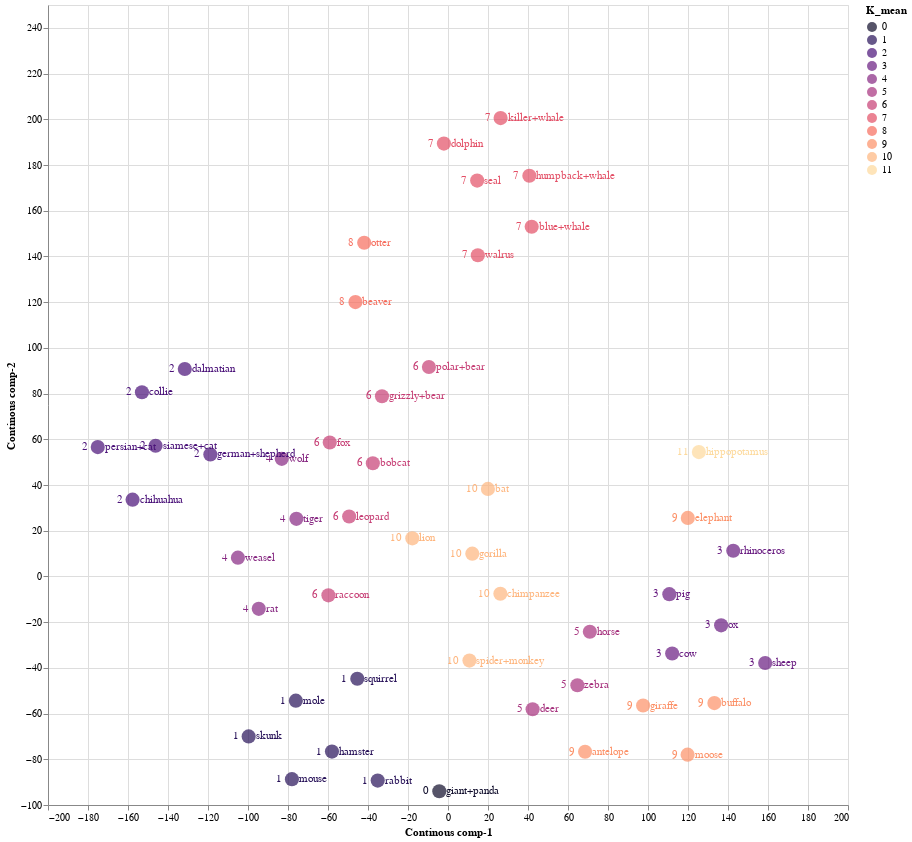

Source (notebook cell):
### Code cell
source = tsne_continous_df1

points = alt.Chart(source).mark_circle(size=200).encode(
    x='Continous comp-1:Q',
    y='Continous comp-2:Q',
    color=alt.Color('K_mean:N', scale=alt.Scale(scheme='Magma'))
    ).properties(
    width=800,
    height=800
)

text1 = points.mark_text(
    align='left',
    baseline='middle',
    dx=7
).encode(
    text='index:N'
)

text2 = points.mark_text(
    align='right',
    baseline='middle',
    dx=-10
).encode(
    text='K_mean:N'
)

points.interactive() + text1 + text2

### Figure 1 — Vega-Lite specification as saved in the notebook (floating-point values rounded to 4 significant figures)
{"config": {"view": {"continuousWidth": 400, "continuousHeight": 300}}, "layer": [{"mark": {"type": "circle", "size": 200}, "encoding": {"color": {"field": "K_mean", "scale": {"scheme": "Magma"}, "type": "nominal"}, "x": {"field": "Continous comp-1", "type": "quantitative"}, "y": {"field": "Continous comp-2", "type": "quantitative"}}, "height": 800, "selection": {"selector010": {"type": "interval", "bind": "scales", "encodings": ["x", "y"]}}, "width": 800}, {"mark": {"type": "text", "align": "left", "baseline": "middle", "dx": 7}, "encoding": {"color": {"field": "K_mean", "scale": {"scheme": "Magma"}, "type": "nominal"}, "text": {"field": "index", "type": "nominal"}, "x": {"field": "Continous comp-1", "type": "quantitative"}, "y": {"field": "Continous comp-2", "type": "quantitative"}}, "height": 800, "width": 800}, {"mark": {"type": "text", "align": "right", "baseline": "middle", "dx": -10}, "encoding": {"color": {"field": "K_mean", "scale": {"scheme": "Magma"}, "type": "nominal"}, "text": {"field": "K_mean", "type": "nominal"}, "x": {"field": "Continous comp-1", "type": "quantitative"}, "y": {"field": "Continous comp-2", "type": "quantitative"}}, "height": 800, "width": 800}], "data": {"name": "data-cff74b673e4632c02dff18d1bda25d30"}, "$schema": "https://vega.github.io/schema/vega-lite/v4.17.0.json", "datasets": {"data-cff74b673e4632c02dff18d1bda25d30": [{"Continous comp-1": 68.54, "Continous comp-2": -76.7, "index": "antelope", "order": "ARTIODACTYLA", "family": "BOVIDAE", "K_mean": 9}, {"Continous comp-1": -33.01, "Continous comp-2": 78.83, "index": "grizzly+bear", "order": "CARNIVORA", "family": "URSIDAE", "K_mean": 6}, {"Continous comp-1": 26.31, "Continous comp-2": 200.5, "index": "killer+whale", "order": "ARTIODACTYLA", "family": "DELPHINIDAE", "K_mean": 7}, {"Continous comp-1": -46.28, "Continous comp-2": 120.0, "index": "beaver", "order": "RODENTIA", "family": "APLODONTIIDAE", "K_mean": 8}, {"Continous comp-1": -131.6, "Continous comp-2": 90.76, "index": "dalmatian", "order": "CARNIVORA", "family": "CANIDAE", "K_mean": 2}, {"Continous comp-1": -175.1, "Continous comp-2": 56.58, "index": "persian+cat", "order": "CARNIVORA", "family": "FELIDAE", "K_mean": 2}, {"Continous comp-1": 70.92, "Continous comp-2": -24.22, "index": "horse", "order": "PERISSODACTYLA", "family": "EQUIDAE", "K_mean": 5}, {"Continous comp-1": -118.8, "Continous comp-2": 53.36, "index": "german+shepherd", "order": "CARNIVORA", "family": "CANIDAE", "K_mean": 2}, {"Continous comp-1": 41.85, "Continous comp-2": 153.0, "index": "blue+whale", "order": "ARTIODACTYLA", "family": "BALAENOPTERIDAE", "K_mean": 7}, {"Continous comp-1": -146.2, "Continous comp-2": 57.15, "index": "siamese+cat", "order": "CARNIVORA", "family": "FELIDAE", "K_mean": 2}, {"Continous comp-1": -99.67, "Continous comp-2": -70.0, "index": "skunk", "order": "CARNIVORA", "family": "MEPHITIDAE", "K_mean": 1}, {"Continous comp-1": -76.08, "Continous comp-2": -54.34, "index": "mole", "order": "EULIPOTYPHLA", "family": "TALPIDAE", "K_mean": 1}, {"Continous comp-1": -75.8, "Continous comp-2": 25.2, "index": "tiger", "order": "CARNIVORA", "family": "FELIDAE", "K_mean": 4}, {"Continous comp-1": 125.4, "Continous comp-2": 54.41, "index": "hippopotamus", "order": "ARTIODACTYLA", "family": "HIPPOPOTAMIDAE", "K_mean": 11}, {"Continous comp-1": -49.43, "Continous comp-2": 26.2, "index": "leopard", "order": "CARNIVORA", "family": "FELIDAE", "K_mean": 6}, {"Continous comp-1": 119.8, "Continous comp-2": -77.97, "index": "moose", "order": "ARTIODACTYLA", "family": "CERVIDAE", "K_mean": 9}, {"Continous comp-1": 10.73, "Continous comp-2": -36.81, "index": "spider+monkey", "order": "PRIMATES", "family": "ATELIDAE", "K_mean": 10}, {"Continous comp-1": 40.68, "Continous comp-2": 175.3, "index": "humpback+whale", "order": "ARTIODACTYLA", "family": "BALAENOPTERIDAE", "K_mean": 7}, {"Continous comp-1": 119.9, "Continous comp-2": 25.6, "index": "elephant", "order": "PROBOSCIDEA", "family": "ELEPHANTIDAE", "K_mean": 9}, {"Continous comp-1": 12.15, "Continous comp-2": 9.955, "index": "gorilla", "order": "PRIMATES", "family": "HOMINIDAE", "K_mean": 10}, {"Continous comp-1": 136.6, "Continous comp-2": -21.41, "index": "ox", "order": "ARTIODACTYLA", "family": "BOVIDAE", "K_mean": 3}, {"Continous comp-1": -59.12, "Continous comp-2": 58.59, "index": "fox", "order": "CARNIVORA", "family": "CANIDAE", "K_mean": 6}, {"Continous comp-1": 158.6, "Continous comp-2": -37.86, "index": "sheep", "order": "ARTIODACTYLA", "family": "BOVIDAE", "K_mean": 3}, {"Continous comp-1": 14.59, "Continous comp-2": 173.2, "index": "seal", "order": "CARNIVORA", "family": "PHOCIDAE", "K_mean": 7}, {"Continous comp-1": 26.19, "Continous comp-2": -7.589, "index": "chimpanzee", "order": "PRIMATES", "family": "HOMINIDAE", "K_mean": 10}, {"Continous comp-1": -58.02, "Continous comp-2": -76.64, "index": "hamster", "order": "RODENTIA", "family": "CRICETIDAE", "K_mean": 1}, {"Continous comp-1": -45.35, "Continous comp-2": -44.79, "index": "squirrel", "order": "RODENTIA", "family": "SCIURIDAE", "K_mean": 1}, {"Continous comp-1": 142.6, "Continous comp-2": 11.24, "index": "rhinoceros", "order": "PERISSODACTYLA", "family": "RHINOCEROTIDAE", "K_mean": 3}, {"Continous comp-1": -35.14, "Continous comp-2": -89.31, "index": "rabbit", "order": "LAGOMORPHA", "family": "LEPORIDAE", "K_mean": 1}, {"Continous comp-1": 19.96, "Continous comp-2": 38.3, "index": "bat", "order": "CHIROPTERA", "family": "PHYLLOSTOMIDAE", "K_mean": 10}, {"Continous comp-1": 97.55, "Continous comp-2": -56.48, "index": "giraffe", "order": "ARTIODACTYLA", "family": "GIRAFFIDAE", "K_mean": 9}, {"Continous comp-1": -83.13, "Continous comp-2": 51.44, "index": "wolf", "order": "CARNIVORA", "family": "CANIDAE", "K_mean": 4}, {"Continous comp-1": -157.7, "Continous comp-2": 33.57, "index": "chihuahua", "order": "CARNIVORA", "family": "CANIDAE", "K_mean": 2}, {"Continous comp-1": -94.62, "Continous comp-2": -14.19, "index": "rat", "order": "RODENTIA", "family": "CRICETIDAE", "K_mean": 4}, {"Continous comp-1": -105.0, "Continous comp-2": 8.221, "index": "weasel", "order": "CARNIVORA", "family": "MUSTELIDAE", "K_mean": 4}, {"Continous comp-1": -41.9, "Continous comp-2": 146.0, "index": "otter", "order": "CARNIVORA", "family": "MUSTELIDAE", "K_mean": 8}, {"Continous comp-1": 133.2, "Continous comp-2": -55.41, "index": "buffalo", "order": "ARTIODACTYLA", "family": "BOVIDAE", "K_mean": 9}, {"Continous comp-1": 64.69, "Continous comp-2": -47.59, "index": "zebra", "order": "PERISSODACTYLA", "family": "EQUIDAE", "K_mean": 5}, {"Continous comp-1": -4.348, "Continous comp-2": -93.98, "index": "giant+panda", "order": "CARNIVORA", "family": "URSIDAE", "K_mean": 0}, {"Continous comp-1": 42.31, "Continous comp-2": -58.13, "index": "deer", "order": "ARTIODACTYLA", "family": "CERVIDAE", "K_mean": 5}, {"Continous comp-1": -37.58, "Continous comp-2": 49.5, "index": "bobcat", "order": "CARNIVORA", "family": "FELIDAE", "K_mean": 6}, {"Continous comp-1": 110.7, "Continous comp-2": -7.747, "index": "pig", "order": "ARTIODACTYLA", "family": "SUIDAE", "K_mean": 3}, {"Continous comp-1": -17.84, "Continous comp-2": 16.68, "index": "lion", "order": "CARNIVORA", "family": "FELIDAE", "K_mean": 10}, {"Continous comp-1": -78.03, "Continous comp-2": -88.7, "index": "mouse", "order": "RODENTIA", "family": "CRICETIDAE", "K_mean": 1}, {"Continous comp-1": -9.542, "Continous comp-2": 91.63, "index": "polar+bear", "order": "CARNIVORA", "family": "URSIDAE", "K_mean": 6}, {"Continous comp-1": -153.0, "Continous comp-2": 80.59, "index": "collie", "order": "CARNIVORA", "family": "CANIDAE", "K_mean": 2}, {"Continous comp-1": 14.91, "Continous comp-2": 140.5, "index": "walrus", "order": "CARNIVORA", "family": "ODOBENIDAE", "K_mean": 7}, {"Continous comp-1": -59.8, "Continous comp-2": -8.282, "index": "raccoon", "order": "CARNIVORA", "family": "PROCYONIDAE", "K_mean": 6}, {"Continous comp-1": 112.1, "Continous comp-2": -33.72, "index": "cow", "order": "ARTIODACTYLA", "family": "BOVIDAE", "K_mean": 3}, {"Continous comp-1": -2.06, "Continous comp-2": 189.4, "index": "dolphin", "order": "ARTIODACTYLA", "family": "DELPHINIDAE", "K_mean": 7}]}}
